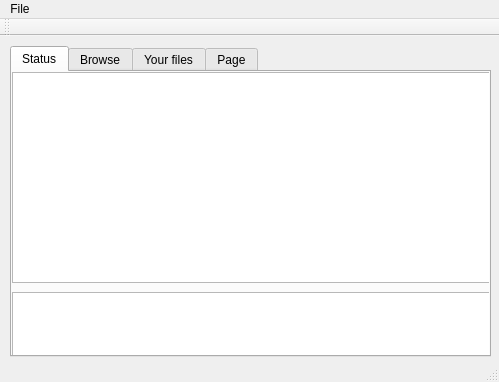
<?xml version="1.0" encoding="UTF-8"?>
<ui version="4.0">
 <class>MainWindow</class>
 <widget class="QMainWindow" name="MainWindow">
  <property name="geometry">
   <rect>
    <x>0</x>
    <y>0</y>
    <width>499</width>
    <height>382</height>
   </rect>
  </property>
  <property name="windowTitle">
   <string>MainWindow</string>
  </property>
  <widget class="QWidget" name="centralWidget">
   <widget class="QTabWidget" name="tabWidget">
    <property name="geometry">
     <rect>
      <x>10</x>
      <y>10</y>
      <width>481</width>
      <height>311</height>
     </rect>
    </property>
    <property name="currentIndex">
     <number>0</number>
    </property>
    <widget class="QWidget" name="tab">
     <attribute name="title">
      <string>Status</string>
     </attribute>
     <widget class="QListView" name="systemMessagesListView">
      <property name="geometry">
       <rect>
        <x>0</x>
        <y>0</y>
        <width>481</width>
        <height>211</height>
       </rect>
      </property>
     </widget>
     <widget class="QListView" name="ConnectionsListView">
      <property name="geometry">
       <rect>
        <x>0</x>
        <y>220</y>
        <width>481</width>
        <height>71</height>
       </rect>
      </property>
      <property name="viewMode">
       <enum>QListView::IconMode</enum>
      </property>
     </widget>
    </widget>
    <widget class="QWidget" name="tab_2">
     <attribute name="title">
      <string>Browse</string>
     </attribute>
     <widget class="QTreeView" name="treeView">
      <property name="geometry">
       <rect>
        <x>0</x>
        <y>20</y>
        <width>471</width>
        <height>271</height>
       </rect>
      </property>
     </widget>
     <widget class="QLineEdit" name="lineEdit">
      <property name="geometry">
       <rect>
        <x>0</x>
        <y>0</y>
        <width>471</width>
        <height>21</height>
       </rect>
      </property>
     </widget>
    </widget>
    <widget class="QWidget" name="tab_3">
     <attribute name="title">
      <string>Your files</string>
     </attribute>
    </widget>
    <widget class="QWidget" name="tab_4">
     <attribute name="title">
      <string>Page</string>
     </attribute>
    </widget>
   </widget>
  </widget>
  <widget class="QMenuBar" name="menuBar">
   <property name="geometry">
    <rect>
     <x>0</x>
     <y>0</y>
     <width>499</width>
     <height>21</height>
    </rect>
   </property>
   <widget class="QMenu" name="mainMenu">
    <property name="title">
     <string>File</string>
    </property>
    <addaction name="actionConnect"/>
    <addaction name="actionSettings"/>
   </widget>
   <addaction name="mainMenu"/>
  </widget>
  <widget class="QToolBar" name="mainToolBar">
   <attribute name="toolBarArea">
    <enum>TopToolBarArea</enum>
   </attribute>
   <attribute name="toolBarBreak">
    <bool>false</bool>
   </attribute>
  </widget>
  <widget class="QStatusBar" name="statusBar"/>
  <action name="actionConnect">
   <property name="text">
    <string>Connect..</string>
   </property>
   <property name="iconText">
    <string>Connect to ip</string>
   </property>
  </action>
  <action name="actionSettings">
   <property name="text">
    <string>Settings</string>
   </property>
  </action>
 </widget>
 <layoutdefault spacing="6" margin="11"/>
 <resources/>
 <connections/>
</ui>
